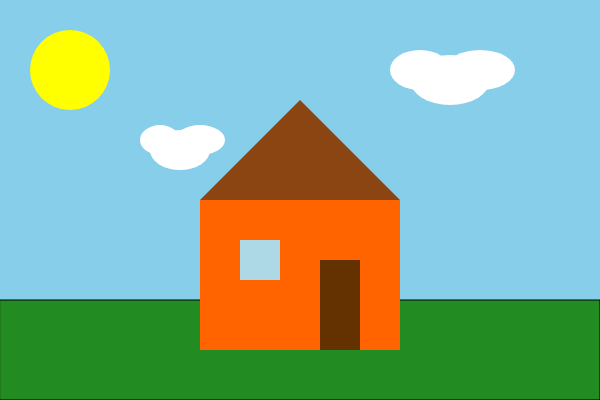
Frame 1 (no input)
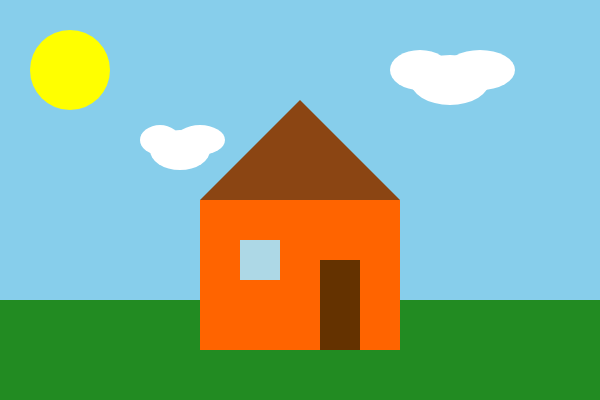
Frame 2 (the mouse pressed at the canvas centre, redrawn once)

The p5.js sketch that drew these frames (run headless with seeded random() and noise() and a simulated clock; the mouse was pressed at the canvas centre and the sketch redrawn once):

// p5.js sketch
// ── sketch.js
// Variable global para el canvas
let cnv; 

function setup() {
    cnv = createCanvas(600, 400); 
    cnv.parent(document.body); 
    noLoop(); 
}

function draw() {
    background(135, 206, 235); 

    fill(34, 139, 34);
    rect(0, 300, 600, 100); 


    fill(255, 255, 0)
    noStroke(); // Sin borde para el sol
    ellipse(70, 70, 80, 80); 
    fill(255, 100, 0); 
    rect(200, 200, 200, 150); 
    
    fill(139, 69, 19); 
    triangle(200, 200, 400, 200, 300, 100); 
    
    fill(173, 216, 230); 
    rect(240, 240, 40, 40); 
    
    fill(100, 50, 0); 
    rect(320, 260, 40, 90);
    
    fill(255); 
    noStroke(); 
    
    ellipse(450, 80, 80, 50);
    ellipse(480, 70, 70, 40);
    ellipse(420, 70, 60, 40);
    
    ellipse(180, 150, 60, 40);
    ellipse(200, 140, 50, 30);
    ellipse(160, 140, 40, 30);
    
}
